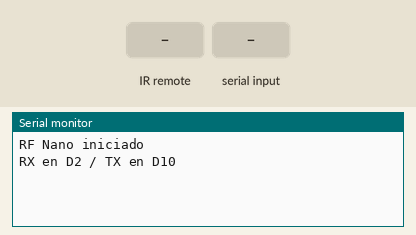
This sketch was run on a simulated Arduino Uno, built with avr-gcc and run on an emulated ATmega328P. On the bench: the last lines printed to the serial monitor. Inputs (shaded band) come from the test bench.

Above: at 1.2 s.
1.3 s: infrared code 0xABA2DD5 received
At 1.7 s:
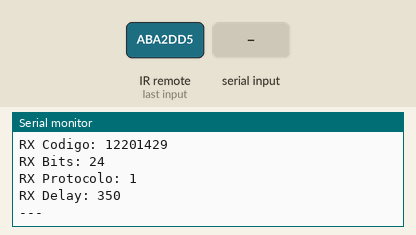
2.8 s: "CMD:PULSE\n" received over Serial
At 3.6 s:
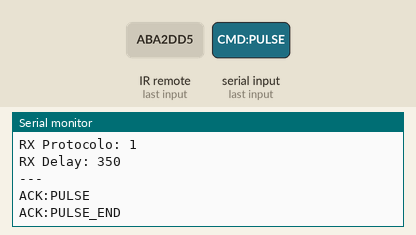
4.7 s: "CMD:RX\n" received over Serial
At 5.3 s:
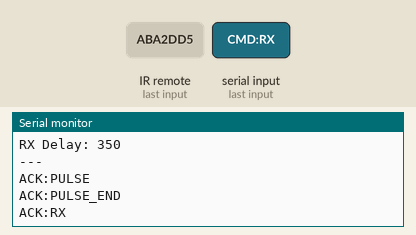
6.2 s: "CMD:STATUS\n" received over Serial
At 7.4 s:
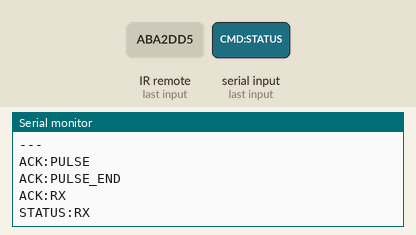
7.7 s: "1\n" received over Serial
At 8.8 s:
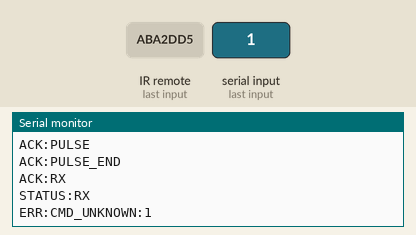

Measured:
- after the input at 1.3 s, the serial monitor: prints a new line at once (image 1)
- after the input at 2.8 s, the serial monitor: prints a new line at once (image 2)
- after the input at 4.7 s, the serial monitor: prints a new line at once (image 3)
- after the input at 6.2 s, the serial monitor: prints a new line at once (image 4)
- after the input at 7.7 s, the serial monitor: prints a new line at once (image 5)

The sketch:

rfnano.ino
```cpp
#include <RCSwitch.h>

RCSwitch rf = RCSwitch();

const byte RF_RX_INTERRUPT = 0; // D2 en Arduino Nano/Uno
const byte RF_TX_PIN = 10;

const unsigned long gateCode = 179973589;
const byte gateBits = 28;
const byte gateProtocol = 6;
const unsigned int gatePulseLength = 350;

const unsigned long pulseDuration = 250;

bool pulseActive = false;
unsigned long pulseStart = 0;
unsigned long lastReceivePrint = 0;

void enableRx() {
  rf.enableReceive(RF_RX_INTERRUPT);
}

void enableTx() {
  rf.disableReceive();
  rf.enableTransmit(RF_TX_PIN);
  rf.setProtocol(gateProtocol);
  rf.setPulseLength(gatePulseLength);
}

void receiveRf() {
  if (!rf.available()) {
    return;
  }

  unsigned long code = rf.getReceivedValue();

  if (code == 0) {
    Serial.println("RX: codigo desconocido");
  } else {
    Serial.print("RX Codigo: ");
    Serial.println(code);

    Serial.print("RX Bits: ");
    Serial.println(rf.getReceivedBitlength());

    Serial.print("RX Protocolo: ");
    Serial.println(rf.getReceivedProtocol());

    Serial.print("RX Delay: ");
    Serial.println(rf.getReceivedDelay());
  }

  Serial.println("---");
  rf.resetAvailable();
  lastReceivePrint = millis();
}

void startPulse() {
  pulseActive = true;
  pulseStart = millis();
  enableTx();
  Serial.println("ACK:PULSE");
}

void stopPulse() {
  pulseActive = false;
  Serial.println("ACK:PULSE_END");
  enableRx();
}

void transmitRf() {
  rf.send(gateCode, gateBits);
}

void checkSerial() {
  if (!Serial.available()) {
    return;
  }

  String cmd = Serial.readStringUntil('\n');
  cmd.trim();

  if (cmd == "CMD:PULSE") {
    startPulse();
    return;
  }

  if (cmd == "CMD:RX") {
    pulseActive = false;
    enableRx();
    Serial.println("ACK:RX");
    return;
  }

  if (cmd == "CMD:STATUS") {
    Serial.print("STATUS:");
    Serial.println(pulseActive ? "TX" : "RX");
    return;
  }

  Serial.print("ERR:CMD_UNKNOWN:");
  Serial.println(cmd);
}

void setup() {
  Serial.begin(115200);
  Serial.setTimeout(50);

  enableRx();

  Serial.println("RF Nano iniciado");
  Serial.println("RX en D2 / TX en D10");
}

void loop() {
  checkSerial();

  if (pulseActive) {
    transmitRf();

    if (millis() - pulseStart >= pulseDuration) {
      stopPulse();
    }

    return;
  }

  receiveRf();
}
```
